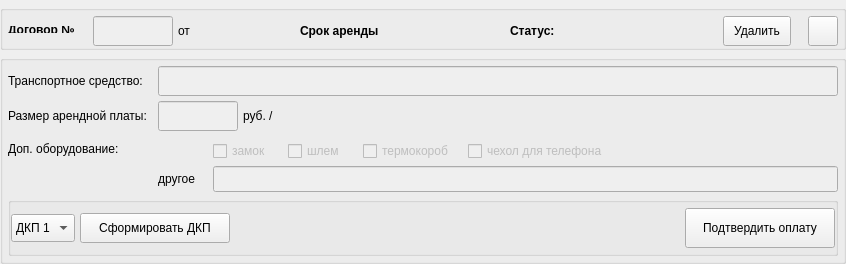
<?xml version="1.0" encoding="UTF-8"?>
<ui version="4.0">
 <class>widgetItemNewContract</class>
 <widget class="QWidget" name="widgetItemNewContract">
  <property name="geometry">
   <rect>
    <x>0</x>
    <y>0</y>
    <width>846</width>
    <height>262</height>
   </rect>
  </property>
  <property name="sizePolicy">
   <sizepolicy hsizetype="Preferred" vsizetype="Expanding">
    <horstretch>0</horstretch>
    <verstretch>0</verstretch>
   </sizepolicy>
  </property>
  <property name="maximumSize">
   <size>
    <width>856</width>
    <height>16777215</height>
   </size>
  </property>
  <property name="windowTitle">
   <string>Form</string>
  </property>
  <layout class="QVBoxLayout" name="verticalLayout">
   <property name="spacing">
    <number>5</number>
   </property>
   <property name="leftMargin">
    <number>0</number>
   </property>
   <property name="topMargin">
    <number>5</number>
   </property>
   <property name="rightMargin">
    <number>0</number>
   </property>
   <property name="bottomMargin">
    <number>0</number>
   </property>
   <item>
    <widget class="QGroupBox" name="groupBox_base">
     <property name="minimumSize">
      <size>
       <width>0</width>
       <height>45</height>
      </size>
     </property>
     <property name="maximumSize">
      <size>
       <width>16777215</width>
       <height>45</height>
      </size>
     </property>
     <property name="styleSheet">
      <string notr="true"/>
     </property>
     <property name="title">
      <string/>
     </property>
     <property name="alignment">
      <set>Qt::AlignLeading|Qt::AlignLeft|Qt::AlignVCenter</set>
     </property>
     <layout class="QHBoxLayout" name="horizontalLayout">
      <property name="spacing">
       <number>5</number>
      </property>
      <property name="leftMargin">
       <number>5</number>
      </property>
      <property name="topMargin">
       <number>5</number>
      </property>
      <property name="rightMargin">
       <number>5</number>
      </property>
      <property name="bottomMargin">
       <number>5</number>
      </property>
      <item>
       <layout class="QVBoxLayout" name="verticalLayout_4">
        <property name="spacing">
         <number>2</number>
        </property>
        <property name="topMargin">
         <number>10</number>
        </property>
        <item>
         <widget class="QLabel" name="label_16">
          <property name="minimumSize">
           <size>
            <width>80</width>
            <height>0</height>
           </size>
          </property>
          <property name="maximumSize">
           <size>
            <width>80</width>
            <height>16777215</height>
           </size>
          </property>
          <property name="font">
           <font>
            <weight>75</weight>
            <bold>true</bold>
           </font>
          </property>
          <property name="text">
           <string>Договор № </string>
          </property>
         </widget>
        </item>
        <item>
         <widget class="QLabel" name="lbl_vikup">
          <property name="minimumSize">
           <size>
            <width>80</width>
            <height>0</height>
           </size>
          </property>
          <property name="maximumSize">
           <size>
            <width>80</width>
            <height>16777215</height>
           </size>
          </property>
          <property name="font">
           <font>
            <family>Arial</family>
            <pointsize>6</pointsize>
           </font>
          </property>
          <property name="text">
           <string/>
          </property>
          <property name="alignment">
           <set>Qt::AlignCenter</set>
          </property>
         </widget>
        </item>
       </layout>
      </item>
      <item alignment="Qt::AlignTop">
       <widget class="QLineEdit" name="le_contract_id">
        <property name="enabled">
         <bool>false</bool>
        </property>
        <property name="minimumSize">
         <size>
          <width>80</width>
          <height>30</height>
         </size>
        </property>
        <property name="maximumSize">
         <size>
          <width>80</width>
          <height>30</height>
         </size>
        </property>
       </widget>
      </item>
      <item alignment="Qt::AlignTop">
       <widget class="QLabel" name="label">
        <property name="minimumSize">
         <size>
          <width>0</width>
          <height>30</height>
         </size>
        </property>
        <property name="maximumSize">
         <size>
          <width>20</width>
          <height>30</height>
         </size>
        </property>
        <property name="text">
         <string>от</string>
        </property>
        <property name="alignment">
         <set>Qt::AlignCenter</set>
        </property>
       </widget>
      </item>
      <item alignment="Qt::AlignTop">
       <widget class="QLabel" name="lbl_date_set_arenda">
        <property name="minimumSize">
         <size>
          <width>100</width>
          <height>30</height>
         </size>
        </property>
        <property name="maximumSize">
         <size>
          <width>100</width>
          <height>30</height>
         </size>
        </property>
        <property name="text">
         <string/>
        </property>
       </widget>
      </item>
      <item alignment="Qt::AlignTop">
       <widget class="QLabel" name="label_19">
        <property name="minimumSize">
         <size>
          <width>100</width>
          <height>30</height>
         </size>
        </property>
        <property name="maximumSize">
         <size>
          <width>90</width>
          <height>30</height>
         </size>
        </property>
        <property name="font">
         <font>
          <weight>75</weight>
          <bold>true</bold>
         </font>
        </property>
        <property name="text">
         <string>Срок аренды</string>
        </property>
       </widget>
      </item>
      <item alignment="Qt::AlignTop">
       <widget class="QLabel" name="lbl_rental_period">
        <property name="minimumSize">
         <size>
          <width>100</width>
          <height>30</height>
         </size>
        </property>
        <property name="maximumSize">
         <size>
          <width>100</width>
          <height>30</height>
         </size>
        </property>
        <property name="text">
         <string/>
        </property>
       </widget>
      </item>
      <item alignment="Qt::AlignTop">
       <widget class="QLabel" name="label_2">
        <property name="minimumSize">
         <size>
          <width>60</width>
          <height>30</height>
         </size>
        </property>
        <property name="maximumSize">
         <size>
          <width>60</width>
          <height>30</height>
         </size>
        </property>
        <property name="font">
         <font>
          <weight>75</weight>
          <bold>true</bold>
         </font>
        </property>
        <property name="text">
         <string>Статус:</string>
        </property>
       </widget>
      </item>
      <item alignment="Qt::AlignTop">
       <widget class="QLabel" name="lbl_status_contact">
        <property name="sizePolicy">
         <sizepolicy hsizetype="Minimum" vsizetype="Preferred">
          <horstretch>0</horstretch>
          <verstretch>0</verstretch>
         </sizepolicy>
        </property>
        <property name="minimumSize">
         <size>
          <width>0</width>
          <height>30</height>
         </size>
        </property>
        <property name="maximumSize">
         <size>
          <width>16777215</width>
          <height>30</height>
         </size>
        </property>
        <property name="text">
         <string/>
        </property>
        <property name="alignment">
         <set>Qt::AlignCenter</set>
        </property>
       </widget>
      </item>
      <item>
       <spacer name="horizontalSpacer">
        <property name="orientation">
         <enum>Qt::Horizontal</enum>
        </property>
        <property name="sizeHint" stdset="0">
         <size>
          <width>40</width>
          <height>20</height>
         </size>
        </property>
       </spacer>
      </item>
      <item>
       <widget class="QPushButton" name="btn_delete">
        <property name="minimumSize">
         <size>
          <width>0</width>
          <height>30</height>
         </size>
        </property>
        <property name="cursor">
         <cursorShape>PointingHandCursor</cursorShape>
        </property>
        <property name="layoutDirection">
         <enum>Qt::RightToLeft</enum>
        </property>
        <property name="styleSheet">
         <string notr="true">padding-left: 10px;
padding-right: 10px;</string>
        </property>
        <property name="text">
         <string>Удалить</string>
        </property>
        <property name="icon">
         <iconset resource="../../resurce.qrc">
          <normaloff>:/Icons/icons/trash_.svg</normaloff>:/Icons/icons/trash_.svg</iconset>
        </property>
       </widget>
      </item>
      <item>
       <widget class="QLabel" name="lbl_id_ts">
        <property name="minimumSize">
         <size>
          <width>0</width>
          <height>30</height>
         </size>
        </property>
        <property name="maximumSize">
         <size>
          <width>16777215</width>
          <height>30</height>
         </size>
        </property>
        <property name="text">
         <string/>
        </property>
       </widget>
      </item>
      <item>
       <widget class="QPushButton" name="btn_collaps">
        <property name="minimumSize">
         <size>
          <width>30</width>
          <height>30</height>
         </size>
        </property>
        <property name="maximumSize">
         <size>
          <width>30</width>
          <height>30</height>
         </size>
        </property>
        <property name="cursor">
         <cursorShape>PointingHandCursor</cursorShape>
        </property>
        <property name="text">
         <string/>
        </property>
        <property name="checkable">
         <bool>true</bool>
        </property>
       </widget>
      </item>
     </layout>
    </widget>
   </item>
   <item>
    <widget class="QGroupBox" name="groupBox_content">
     <property name="styleSheet">
      <string notr="true"/>
     </property>
     <property name="title">
      <string/>
     </property>
     <layout class="QVBoxLayout" name="verticalLayout_3">
      <property name="spacing">
       <number>5</number>
      </property>
      <property name="leftMargin">
       <number>5</number>
      </property>
      <property name="topMargin">
       <number>5</number>
      </property>
      <property name="rightMargin">
       <number>5</number>
      </property>
      <property name="bottomMargin">
       <number>5</number>
      </property>
      <item>
       <layout class="QHBoxLayout" name="layoutSelectTS">
        <property name="spacing">
         <number>5</number>
        </property>
        <item>
         <widget class="QLabel" name="label_17">
          <property name="minimumSize">
           <size>
            <width>145</width>
            <height>26</height>
           </size>
          </property>
          <property name="maximumSize">
           <size>
            <width>145</width>
            <height>16777215</height>
           </size>
          </property>
          <property name="text">
           <string>Транспортное средство:</string>
          </property>
         </widget>
        </item>
        <item>
         <widget class="QLineEdit" name="le_ts">
          <property name="enabled">
           <bool>false</bool>
          </property>
          <property name="minimumSize">
           <size>
            <width>0</width>
            <height>30</height>
           </size>
          </property>
         </widget>
        </item>
       </layout>
      </item>
      <item>
       <layout class="QHBoxLayout" name="horizontalLayout_14">
        <property name="spacing">
         <number>5</number>
        </property>
        <item>
         <widget class="QLabel" name="label_21">
          <property name="minimumSize">
           <size>
            <width>145</width>
            <height>0</height>
           </size>
          </property>
          <property name="maximumSize">
           <size>
            <width>145</width>
            <height>16777215</height>
           </size>
          </property>
          <property name="text">
           <string>Размер арендной платы:</string>
          </property>
          <property name="alignment">
           <set>Qt::AlignLeading|Qt::AlignLeft|Qt::AlignVCenter</set>
          </property>
         </widget>
        </item>
        <item>
         <widget class="QLineEdit" name="le_size_pay">
          <property name="enabled">
           <bool>false</bool>
          </property>
          <property name="minimumSize">
           <size>
            <width>80</width>
            <height>30</height>
           </size>
          </property>
          <property name="maximumSize">
           <size>
            <width>80</width>
            <height>16777215</height>
           </size>
          </property>
         </widget>
        </item>
        <item>
         <widget class="QLabel" name="label_24">
          <property name="text">
           <string>руб. /</string>
          </property>
         </widget>
        </item>
        <item>
         <widget class="QLabel" name="lbl_method_pay">
          <property name="text">
           <string/>
          </property>
         </widget>
        </item>
        <item>
         <spacer name="horizontalSpacer_3">
          <property name="orientation">
           <enum>Qt::Horizontal</enum>
          </property>
          <property name="sizeHint" stdset="0">
           <size>
            <width>40</width>
            <height>20</height>
           </size>
          </property>
         </spacer>
        </item>
       </layout>
      </item>
      <item>
       <layout class="QGridLayout" name="gridLayout">
        <property name="spacing">
         <number>5</number>
        </property>
        <item row="0" column="1">
         <layout class="QVBoxLayout" name="equipments_layout">
          <property name="spacing">
           <number>0</number>
          </property>
          <property name="rightMargin">
           <number>0</number>
          </property>
          <item>
           <layout class="QHBoxLayout" name="checkboxes_layout">
            <property name="spacing">
             <number>5</number>
            </property>
            <property name="rightMargin">
             <number>0</number>
            </property>
            <item>
             <widget class="QLabel" name="label_15">
              <property name="minimumSize">
               <size>
                <width>50</width>
                <height>0</height>
               </size>
              </property>
              <property name="maximumSize">
               <size>
                <width>50</width>
                <height>16777215</height>
               </size>
              </property>
              <property name="text">
               <string/>
              </property>
             </widget>
            </item>
            <item>
             <widget class="QCheckBox" name="chb_lock">
              <property name="enabled">
               <bool>false</bool>
              </property>
              <property name="minimumSize">
               <size>
                <width>70</width>
                <height>30</height>
               </size>
              </property>
              <property name="maximumSize">
               <size>
                <width>68</width>
                <height>16777215</height>
               </size>
              </property>
              <property name="cursor">
               <cursorShape>PointingHandCursor</cursorShape>
              </property>
              <property name="layoutDirection">
               <enum>Qt::LeftToRight</enum>
              </property>
              <property name="text">
               <string>замок</string>
              </property>
              <property name="tristate">
               <bool>false</bool>
              </property>
             </widget>
            </item>
            <item>
             <widget class="QCheckBox" name="chb_shlem">
              <property name="enabled">
               <bool>false</bool>
              </property>
              <property name="minimumSize">
               <size>
                <width>70</width>
                <height>30</height>
               </size>
              </property>
              <property name="maximumSize">
               <size>
                <width>68</width>
                <height>16777215</height>
               </size>
              </property>
              <property name="cursor">
               <cursorShape>PointingHandCursor</cursorShape>
              </property>
              <property name="layoutDirection">
               <enum>Qt::LeftToRight</enum>
              </property>
              <property name="autoFillBackground">
               <bool>false</bool>
              </property>
              <property name="text">
               <string>шлем</string>
              </property>
             </widget>
            </item>
            <item>
             <widget class="QCheckBox" name="chb_termocorob">
              <property name="enabled">
               <bool>false</bool>
              </property>
              <property name="minimumSize">
               <size>
                <width>100</width>
                <height>30</height>
               </size>
              </property>
              <property name="cursor">
               <cursorShape>PointingHandCursor</cursorShape>
              </property>
              <property name="text">
               <string>термокороб</string>
              </property>
             </widget>
            </item>
            <item>
             <widget class="QCheckBox" name="chb_chehol">
              <property name="enabled">
               <bool>false</bool>
              </property>
              <property name="minimumSize">
               <size>
                <width>150</width>
                <height>30</height>
               </size>
              </property>
              <property name="cursor">
               <cursorShape>PointingHandCursor</cursorShape>
              </property>
              <property name="text">
               <string>чехол для телефона</string>
              </property>
             </widget>
            </item>
            <item>
             <spacer name="horizontalSpacer_7">
              <property name="orientation">
               <enum>Qt::Horizontal</enum>
              </property>
              <property name="sizeHint" stdset="0">
               <size>
                <width>40</width>
                <height>20</height>
               </size>
              </property>
             </spacer>
            </item>
           </layout>
          </item>
          <item>
           <layout class="QHBoxLayout" name="horizontalLayout_17">
            <property name="spacing">
             <number>5</number>
            </property>
            <item>
             <widget class="QLabel" name="label_25">
              <property name="minimumSize">
               <size>
                <width>50</width>
                <height>20</height>
               </size>
              </property>
              <property name="maximumSize">
               <size>
                <width>50</width>
                <height>16777215</height>
               </size>
              </property>
              <property name="text">
               <string>другое</string>
              </property>
             </widget>
            </item>
            <item>
             <widget class="QLineEdit" name="le_equipment">
              <property name="enabled">
               <bool>false</bool>
              </property>
              <property name="minimumSize">
               <size>
                <width>0</width>
                <height>26</height>
               </size>
              </property>
             </widget>
            </item>
           </layout>
          </item>
         </layout>
        </item>
        <item row="0" column="0" alignment="Qt::AlignTop">
         <widget class="QLabel" name="label_22">
          <property name="minimumSize">
           <size>
            <width>145</width>
            <height>26</height>
           </size>
          </property>
          <property name="text">
           <string>Доп. оборудование:</string>
          </property>
         </widget>
        </item>
       </layout>
      </item>
      <item>
       <widget class="QGroupBox" name="groupBox_actions">
        <property name="title">
         <string/>
        </property>
        <property name="alignment">
         <set>Qt::AlignLeading|Qt::AlignLeft|Qt::AlignVCenter</set>
        </property>
        <layout class="QHBoxLayout" name="horizontalLayout_11">
         <property name="spacing">
          <number>5</number>
         </property>
         <property name="leftMargin">
          <number>0</number>
         </property>
         <property name="topMargin">
          <number>5</number>
         </property>
         <property name="rightMargin">
          <number>0</number>
         </property>
         <property name="bottomMargin">
          <number>5</number>
         </property>
         <item>
          <widget class="QComboBox" name="cb_dkp">
           <property name="minimumSize">
            <size>
             <width>0</width>
             <height>28</height>
            </size>
           </property>
           <property name="maximumSize">
            <size>
             <width>100</width>
             <height>28</height>
            </size>
           </property>
           <property name="cursor">
            <cursorShape>PointingHandCursor</cursorShape>
           </property>
           <item>
            <property name="text">
             <string>ДКП 1</string>
            </property>
           </item>
           <item>
            <property name="text">
             <string>ДКП 2</string>
            </property>
           </item>
           <item>
            <property name="text">
             <string>ДКП 3</string>
            </property>
           </item>
           <item>
            <property name="text">
             <string>ДКП 4</string>
            </property>
           </item>
          </widget>
         </item>
         <item>
          <widget class="QPushButton" name="btn_dkp">
           <property name="minimumSize">
            <size>
             <width>150</width>
             <height>30</height>
            </size>
           </property>
           <property name="maximumSize">
            <size>
             <width>16777215</width>
             <height>30</height>
            </size>
           </property>
           <property name="cursor">
            <cursorShape>PointingHandCursor</cursorShape>
           </property>
           <property name="text">
            <string>Сформировать ДКП</string>
           </property>
          </widget>
         </item>
         <item>
          <spacer name="horizontalSpacer_5">
           <property name="orientation">
            <enum>Qt::Horizontal</enum>
           </property>
           <property name="sizeHint" stdset="0">
            <size>
             <width>40</width>
             <height>20</height>
            </size>
           </property>
          </spacer>
         </item>
         <item>
          <widget class="QPushButton" name="btn_confirm_pay">
           <property name="minimumSize">
            <size>
             <width>150</width>
             <height>40</height>
            </size>
           </property>
           <property name="cursor">
            <cursorShape>PointingHandCursor</cursorShape>
           </property>
           <property name="text">
            <string>Подтвердить оплату</string>
           </property>
          </widget>
         </item>
        </layout>
       </widget>
      </item>
     </layout>
    </widget>
   </item>
  </layout>
 </widget>
 <resources>
  <include location="../../resurce.qrc"/>
 </resources>
 <connections/>
</ui>
